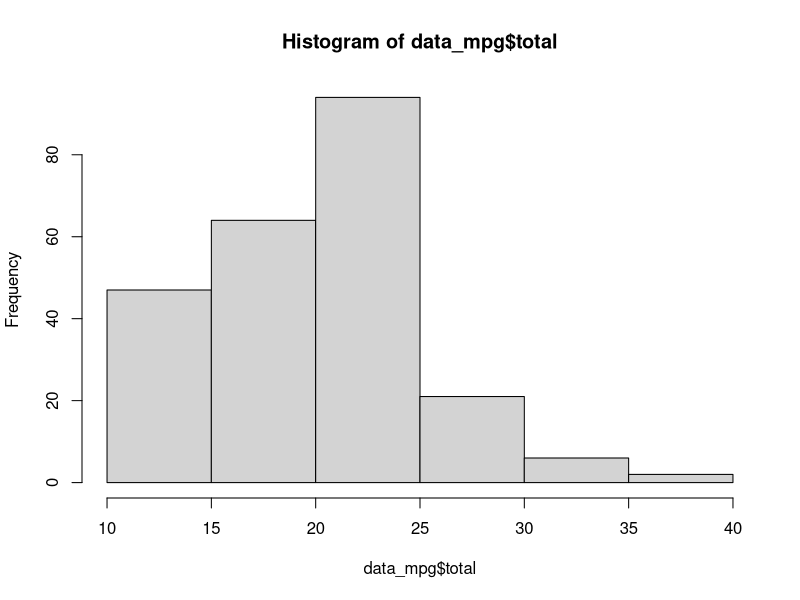
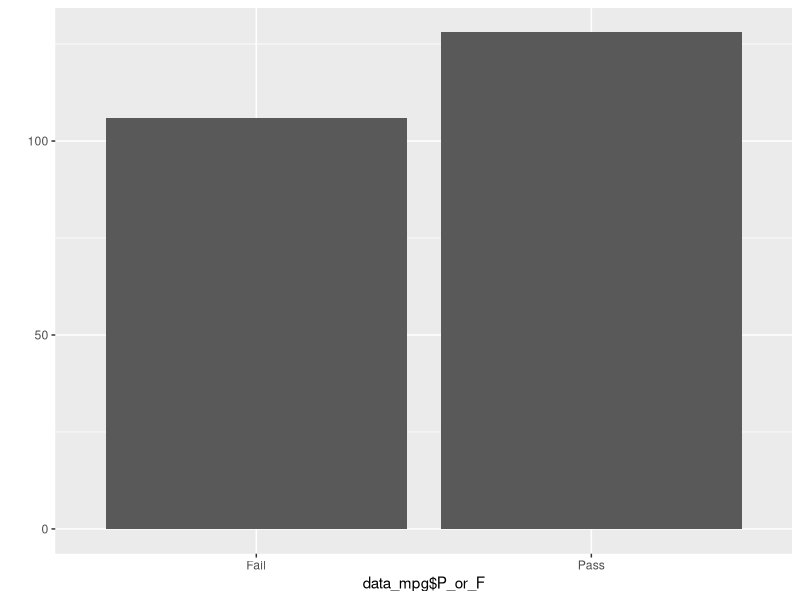
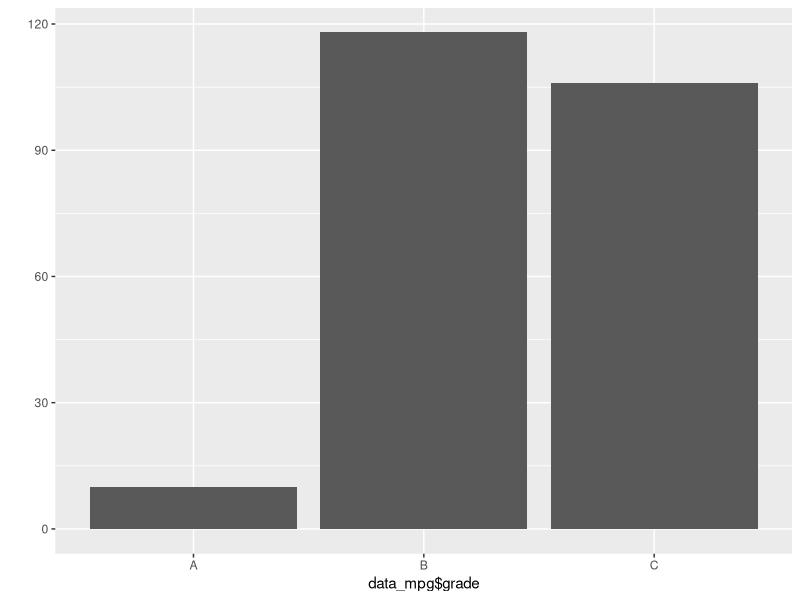

Source code (R) for these figures, in order:
library(ggplot2)
library(dplyr)

data <- data.frame(var1 = c(10,20,30),
                   var2 = c(90,90,90))

data

data$sum <- data$var1 + data$var2
data

data$avg <- (data$var1 + data$var2) / 2

data 

data_mpg <- as.data.frame(ggplot2::mpg)

data_mpg

data_mpg$total <- (data_mpg$cty + data_mpg$hwy) / 2

data_mpg

summary(data_mpg$total)



hist(data_mpg$total)

#ifelse()를 이용하면 조건문을 이용할 수 있다. ifelse()의 순서 : ifelse(조건문, 참일때, 거짓일때)

data_mpg$P_or_F <- ifelse(data_mpg$total >= 20, "Pass", "Fail")
data_mpg

#table()함수는 데이터의 개수를 파악해주는 함수이다.

table(data_mpg$P_or_F)

qplot(data_mpg$P_or_F)

data_mpg$grade <- ifelse(data_mpg$total >= 30 , "A",
                         ifelse(data_mpg$total >= 20, "B", "C"))

data_mpg
table(data_mpg$grade)

qplot(data_mpg$grade)

data_mpg$grade2 <- ifelse(data_mpg$total >= 30, "A",
                          ifelse(data_mpg$total >= 25, "B",
                                 ifelse(data_mpg$total >=20,"C","D")))
data_mpg

table(data_mpg$grade2)